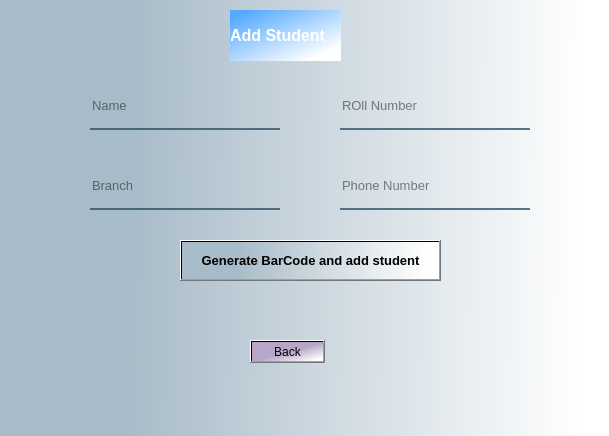
<?xml version="1.0" encoding="UTF-8"?>
<ui version="4.0">
 <class>Form</class>
 <widget class="QWidget" name="Form">
  <property name="geometry">
   <rect>
    <x>0</x>
    <y>0</y>
    <width>609</width>
    <height>436</height>
   </rect>
  </property>
  <property name="windowTitle">
   <string>Add Student Details Page</string>
  </property>
  <property name="styleSheet">
   <string notr="true">background-color: qlineargradient(spread:pad, x1:0.209, y1:0.147727, x2:0.96, y2:0.153409, stop:0 rgba(167, 187, 200, 255), stop:1 rgba(255, 255, 255, 255));</string>
  </property>
  <widget class="QLabel" name="label">
   <property name="geometry">
    <rect>
     <x>230</x>
     <y>10</y>
     <width>111</width>
     <height>51</height>
    </rect>
   </property>
   <property name="font">
    <font>
     <pointsize>12</pointsize>
     <weight>75</weight>
     <bold>true</bold>
    </font>
   </property>
   <property name="styleSheet">
    <string notr="true">color: qlineargradient(spread:pad, x1:0, y1:0, x2:1, y2:0, stop:0 rgba(0, 0, 219, 255), stop:1 rgba(255, 255, 255, 255));
background-color: qlineargradient(spread:pad, x1:0.0903955, y1:0.091, x2:0.831, y2:0.875, stop:0 rgba(85, 170, 255, 255), stop:1 rgba(255, 255, 255, 255));</string>
   </property>
   <property name="text">
    <string>Add Student</string>
   </property>
  </widget>
  <widget class="QLineEdit" name="lineEdit">
   <property name="geometry">
    <rect>
     <x>90</x>
     <y>90</y>
     <width>190</width>
     <height>40</height>
    </rect>
   </property>
   <property name="font">
    <font>
     <pointsize>10</pointsize>
    </font>
   </property>
   <property name="styleSheet">
    <string notr="true">background-color:rgba(0, 0, 0, 0);
border:none;
border-bottom:2px solid rgba(46, 82, 101, 200);
color:rgba(0, 0, 0, 240);
padding-bottom:7px;</string>
   </property>
   <property name="placeholderText">
    <string>Name</string>
   </property>
  </widget>
  <widget class="QLineEdit" name="lineEdit_2">
   <property name="geometry">
    <rect>
     <x>340</x>
     <y>90</y>
     <width>190</width>
     <height>40</height>
    </rect>
   </property>
   <property name="font">
    <font>
     <pointsize>10</pointsize>
    </font>
   </property>
   <property name="styleSheet">
    <string notr="true">background-color:rgba(0, 0, 0, 0);
border:none;
border-bottom:2px solid rgba(46, 82, 101, 200);
color:rgba(0, 0, 0, 240);
padding-bottom:7px;</string>
   </property>
   <property name="placeholderText">
    <string>ROll Number</string>
   </property>
  </widget>
  <widget class="QLineEdit" name="lineEdit_3">
   <property name="geometry">
    <rect>
     <x>90</x>
     <y>170</y>
     <width>190</width>
     <height>40</height>
    </rect>
   </property>
   <property name="font">
    <font>
     <pointsize>10</pointsize>
    </font>
   </property>
   <property name="styleSheet">
    <string notr="true">background-color:rgba(0, 0, 0, 0);
border:none;
border-bottom:2px solid rgba(46, 82, 101, 200);
color:rgba(0, 0, 0, 240);
padding-bottom:7px;</string>
   </property>
   <property name="placeholderText">
    <string>Branch</string>
   </property>
  </widget>
  <widget class="QLineEdit" name="lineEdit_4">
   <property name="geometry">
    <rect>
     <x>340</x>
     <y>170</y>
     <width>190</width>
     <height>40</height>
    </rect>
   </property>
   <property name="font">
    <font>
     <pointsize>10</pointsize>
    </font>
   </property>
   <property name="styleSheet">
    <string notr="true">background-color:rgba(0, 0, 0, 0);
border:none;
border-bottom:2px solid rgba(46, 82, 101, 200);
color:rgba(0, 0, 0, 240);
padding-bottom:7px;</string>
   </property>
   <property name="placeholderText">
    <string>Phone Number</string>
   </property>
  </widget>
  <widget class="QToolButton" name="toolButton">
   <property name="geometry">
    <rect>
     <x>180</x>
     <y>240</y>
     <width>261</width>
     <height>41</height>
    </rect>
   </property>
   <property name="font">
    <font>
     <pointsize>10</pointsize>
     <weight>75</weight>
     <bold>true</bold>
    </font>
   </property>
   <property name="text">
    <string>Generate BarCode and add student</string>
   </property>
  </widget>
  <widget class="QPushButton" name="pushButton">
   <property name="geometry">
    <rect>
     <x>250</x>
     <y>340</y>
     <width>75</width>
     <height>23</height>
    </rect>
   </property>
   <property name="styleSheet">
    <string notr="true">background-color: qlineargradient(spread:pad, x1:0.528, y1:0.511455, x2:0.938, y2:0.914955, stop:0 rgba(182, 167, 200, 255), stop:1 rgba(255, 255, 255, 255));</string>
   </property>
   <property name="text">
    <string>Back</string>
   </property>
  </widget>
 </widget>
 <resources/>
 <connections/>
</ui>
